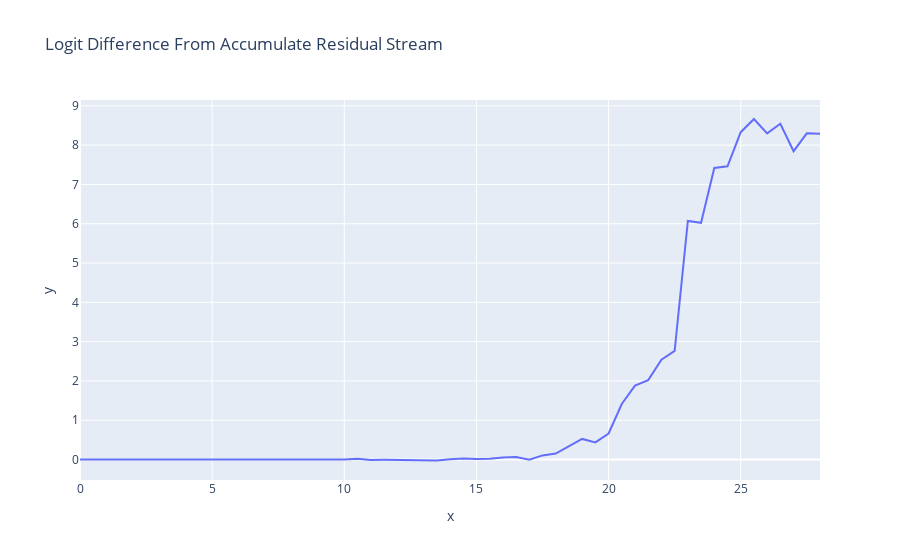

Here is the notebook cell this chart was saved with:
### Code cell
accumulated_residual, labels = clean_cache.accumulated_resid(
    layer=-1, incl_mid=True, pos_slice=-1, return_labels=True
)
logit_lens_logit_diffs = residual_stack_to_logit_diff(accumulated_residual, clean_cache)
line(
    logit_lens_logit_diffs,
    x=np.arange(model.cfg.n_layers * 2 + 1) / 2,
    hover_name=labels,
    title="Logit Difference From Accumulate Residual Stream",
)

### Figure 1 — Plotly figure (JSON) as saved in the notebook; plotly's stock layout.template omitted (floating-point values rounded to 4 significant figures)
{"data": [{"hovertemplate": "<b>%{hovertext}</b><br><br>x=%{x}<br>y=%{y}<extra></extra>", "hovertext": ["0_pre", "0_mid", "1_pre", "1_mid", "2_pre", "2_mid", "3_pre", "3_mid", "4_pre", "4_mid", "5_pre", "5_mid", "6_pre", "6_mid", "7_pre", "7_mid", "8_pre", "8_mid", "9_pre", "9_mid", "10_pre", "10_mid", "11_pre", "11_mid", "12_pre", "12_mid", "13_pre", "13_mid", "14_pre", "14_mid", "15_pre", "15_mid", "16_pre", "16_mid", "17_pre", "17_mid", "18_pre", "18_mid", "19_pre", "19_mid", "20_pre", "20_mid", "21_pre", "21_mid", "22_pre", "22_mid", "23_pre", "23_mid", "24_pre", "24_mid", "25_pre", "25_mid", "26_pre", "26_mid", "27_pre", "27_mid", "final_post"], "legendgroup": "", "line": {"color": "#636efa", "dash": "solid"}, "marker": {"symbol": "circle"}, "mode": "lines", "name": "", "orientation": "v", "showlegend": false, "type": "scatter", "x": [0.0, 0.5, 1.0, 1.5, 2.0, 2.5, 3.0, 3.5, 4.0, 4.5, 5.0, 5.5, 6.0, 6.5, 7.0, 7.5, 8.0, 8.5, 9.0, 9.5, 10.0, 10.5, 11.0, 11.5, 12.0, 12.5, 13.0, 13.5, 14.0, 14.5, 15.0, 15.5, 16.0, 16.5, 17.0, 17.5, 18.0, 18.5, 19.0, 19.5, 20.0, 20.5, 21.0, 21.5, 22.0, 22.5, 23.0, 23.5, 24.0, 24.5, 25.0, 25.5, 26.0, 26.5, 27.0, 27.5, 28.0], "xaxis": "x", "y": [-0.0006211, -0.0008284, 0.0003265, 0.002585, -0.001966, -0.003037, -0.005687, -0.005046, -0.004715, -0.004025, -0.00287, -0.0001906, -0.0009888, 0.001777, 0.0006208, 0.006845, 0.00162, 0.006329, -0.001059, -0.0001151, -0.001918, 0.01751, -0.01103, -0.008485, -0.01432, -0.01418, -0.03791, -0.02646, 0.004852, 0.02469, 0.01572, 0.01647, 0.05342, 0.06604, -0.0041, 0.1046, 0.1501, 0.3376, 0.5236, 0.435, 0.6619, 1.412, 1.879, 2.021, 2.539, 2.765, 6.072, 6.023, 7.418, 7.461, 8.33, 8.665, 8.3, 8.544, 7.846, 8.301, 8.293], "yaxis": "y"}], "layout": {"legend": {"tracegroupgap": 0}, "title": {"text": "Logit Difference From Accumulate Residual Stream"}, "xaxis": {"anchor": "y", "domain": [0, 1], "title": {"text": "x"}}, "yaxis": {"anchor": "x", "domain": [0, 1], "title": {"text": "y"}}}}
